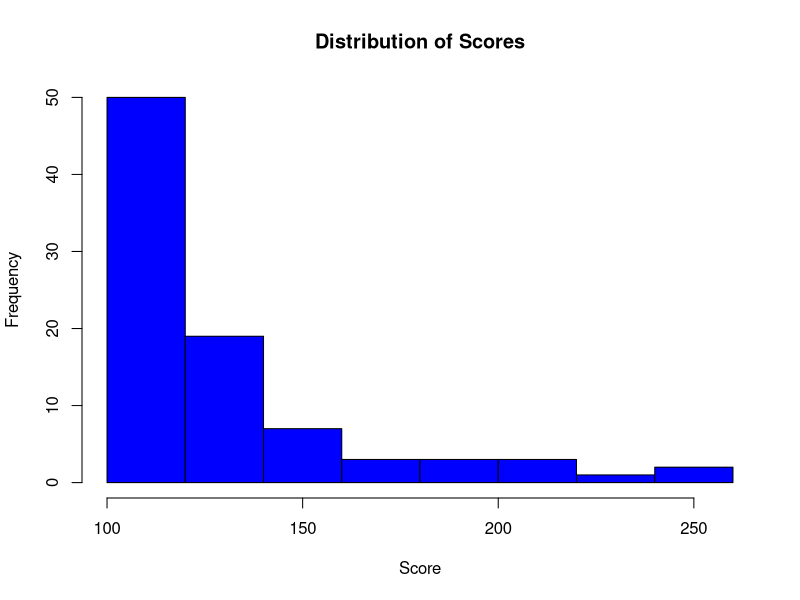
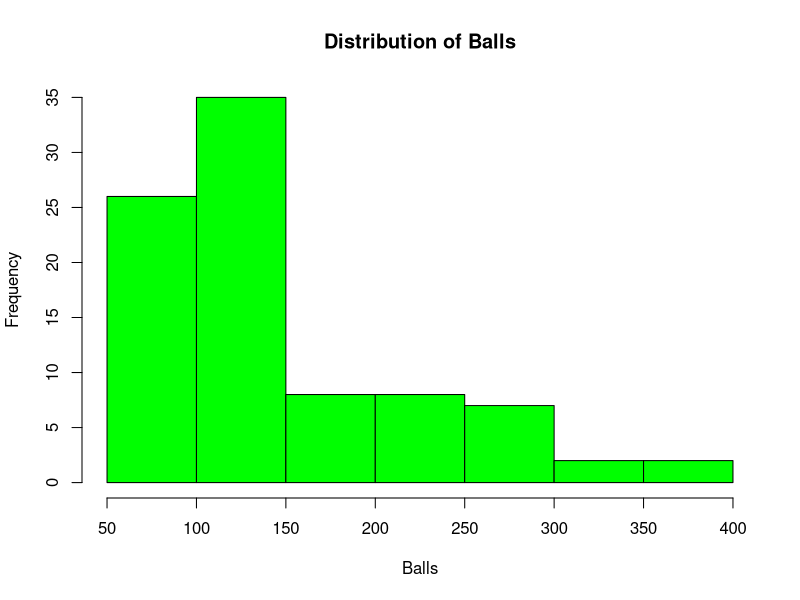
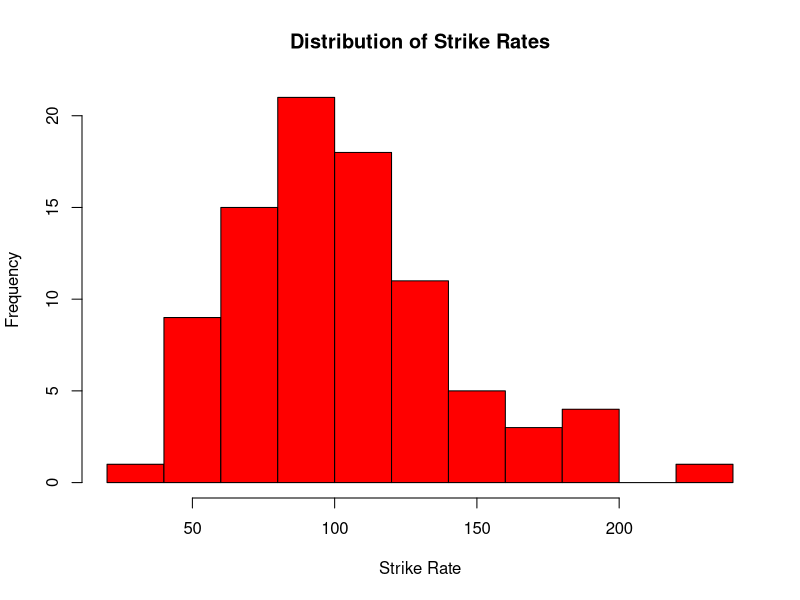
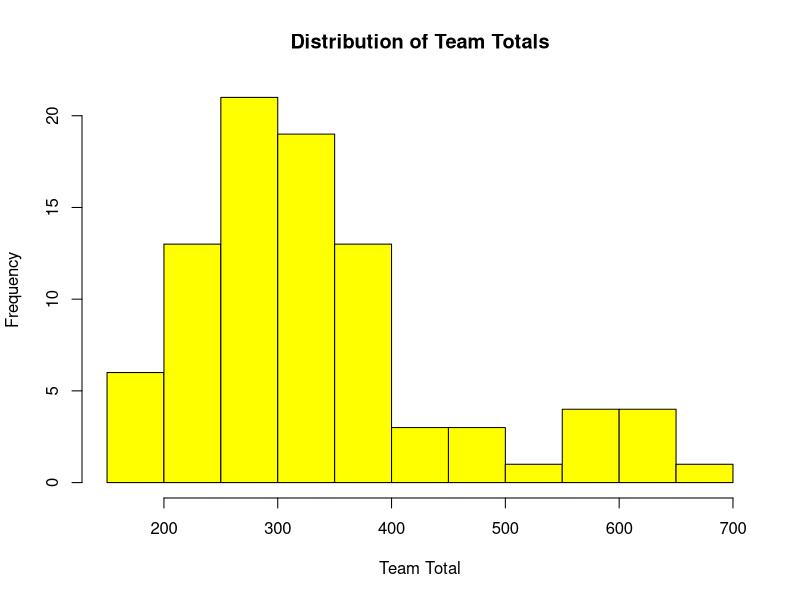
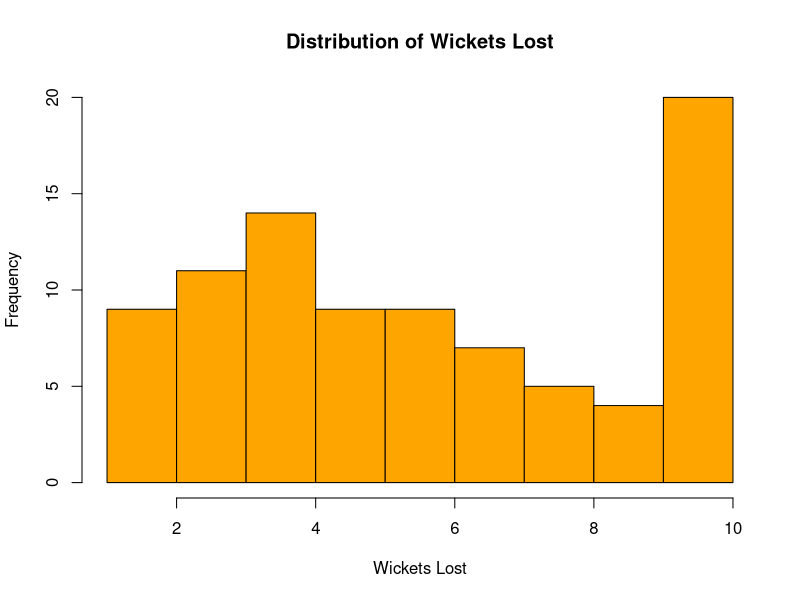
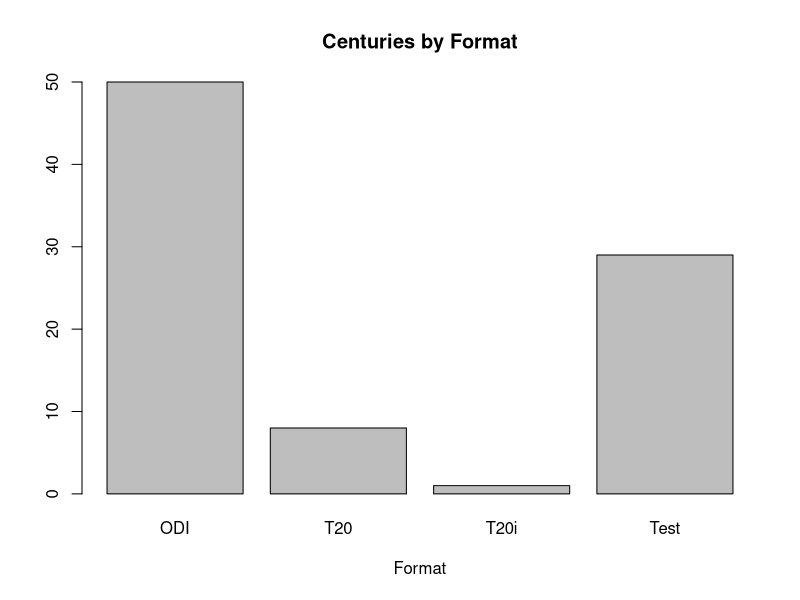
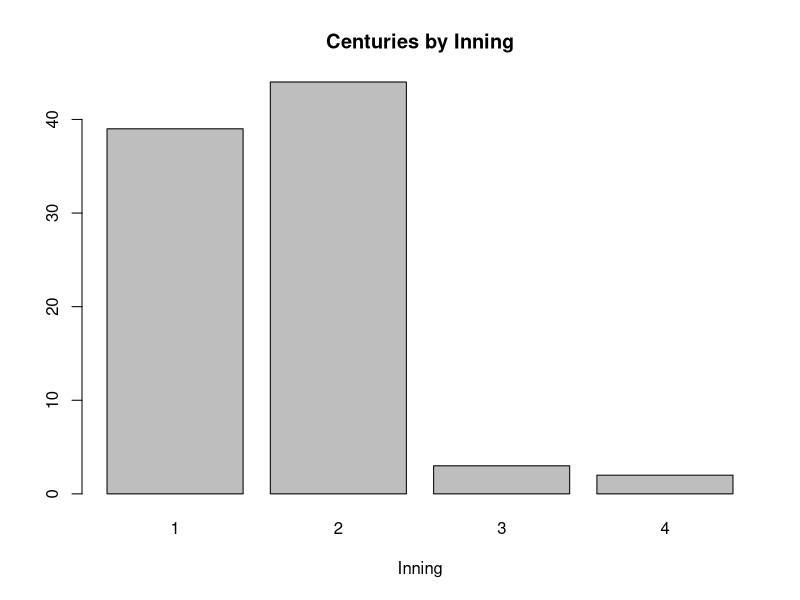
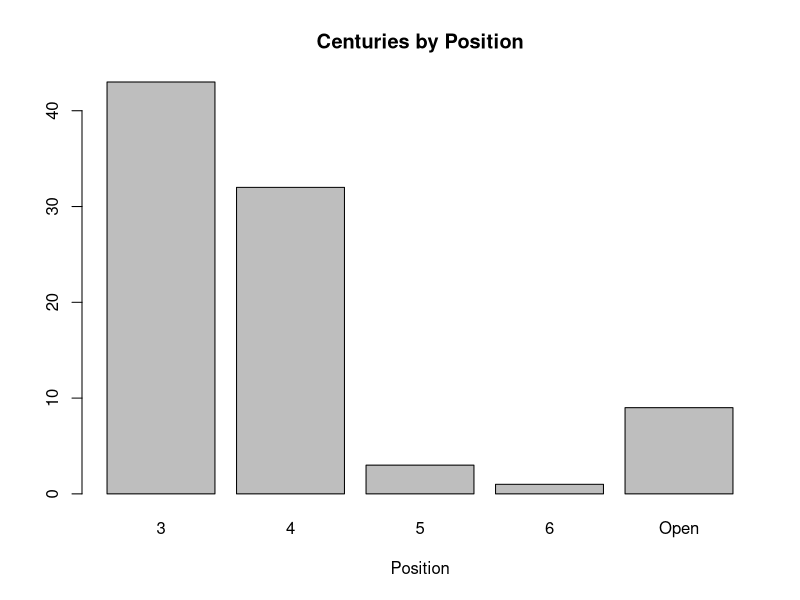

These charts were generated, in order, by the following R code:
library(tidyverse)
library(ggplot2)
library(corrplot)
library(nortest)
library(car)
library(dplyr)

# Read the data
data <- read.csv("IS 2105 - Proposal - Group18 - Dataset.csv")
View(data)

# 1. Univariate Analysis

# Summary statistics for qualiative variables
# Numerical Variables
# Score
hist(data$Score, main="Distribution of Scores", xlab="Score", col="blue")

# Balls
hist(data$Balls, main="Distribution of Balls", xlab="Balls", col="green")

# Strike Rate
hist(data$Strike.Rate, main="Distribution of Strike Rates", xlab="Strike Rate", col="red")

# Team Total
hist(data$Team.Total, main="Distribution of Team Totals", xlab="Team Total", col="yellow")

# Wickets Lost
hist(data$Wickets.lost, main="Distribution of Wickets Lost", xlab="Wickets Lost", col="orange")

# Summary statistics for quantitative variables
# Categorical Variables

# Format
table(data$Format)
barplot(table(data$Format), main="Centuries by Format", xlab="Format")

# Inning
table(data$Inning)
barplot(table(data$Inning), main="Centuries by Inning", xlab="Inning")

# Position
table(data$Position)
barplot(table(data$Position), main="Centuries by Position", xlab="Position")

# Against
table(data$Against)
barplot(table(data$Against), main="Centuries Against Teams", xlab="Teams")

# Venue
table(data$Venue)
barplot(table(data$Venue), main="Matches at Venues", xlab="Venues")

# Year
table(data$Year)
barplot(table(data$Year), main="Centuries by Year", xlab="Year")

# Not Out
table(data$Not.Out)
barplot(table(data$Not.Out), main="Centuries by Not Out", xlab="Not Out")

# MOTM
table(data$MOTM)
barplot(table(data$MOTM), main="Centuries by Man of the Match", xlab = "Man of the Match")

# Win
table(data$Win)
barplot(table(data$Win), main="Centuries by Win", xlab="Win")

# Captain
table(data$Captain)
barplot(table(data$Captain), main="Centuries by Captain", xlab="Captain")

# 2. Bivariate Analysis

# Colleration for Numerical Variables
cor(data$Score, data$Balls)
cor(data$Strike.Rate, data$Score)
cor(data$Team.Total, data$Score)
cor(data$Wickets.lost, data$Score)

# Scatter plot for two numerical variables
ggplot(data, aes(x = Balls, y = Score, color = Format)) +
  geom_point() +
  labs(title = "Score vs Balls by Format", x = "Balls", y = "Score")

ggplot(data, aes(x = Strike.Rate, y = Score, color = Format)) +
    geom_point() +
    labs(title = "Score vs Strike Rate by Format", x = "Strike Rate", y = "Score")

ggplot(data, aes(x = Team.Total, y = Score, color = Format)) +
    geom_point() +
    labs(title = "Score vs Team Total by Format", x = "Team Total", y = "Score")

ggplot(data, aes(x = Wickets.lost, y = Score, color = Format)) +
    geom_point() +
    labs(title = "Score vs Wickets Lost by Format", x = "Wickets Lost", y = "Score")

# Two-way table for two categorical variables
table(data$Format, data$Win)
table(data$Format, data$Not.Out)
table(data$Format, data$MOTM)
table(data$Format, data$Captain)

table(data$Position, data$Win)
table(data$Position, data$Not.Out)
table(data$Position, data$MOTM)
table(data$Position, data$Captain)

# Numerical vs Categorical
# Boxplot
boxplot(Score ~ Win,
        data = data,
        main = "Score by Win",
        xlab = "Win",
        ylab = "Score",
        col = c("lightblue", "lightgreen", "lightpink", "lightyellow"))

boxplot(Score ~ Not.Out,
        data=data,
        main="Score by Not Out",
        xlab="Not Out",
        ylab="Score",
        col = c("lightblue", "lightgreen"))
boxplot(Score ~ MOTM,
        data=data,
        main = "Score by Man of the Match",
        xlab = "MOTM",
        ylab = "Score",
        col = c("lightpink", "lightyellow"))

boxplot(Score ~ Captain,
        data=data,
        main = "Score by Captain",
        xlab = "Captain",
        ylab = "Score",
        col = c("lightblue", "lightgreen", "lightpink", "lightyellow"))

# Density Plot
ggplot(data, aes(x = Score, fill = Win)) +
  geom_density(alpha = 0.5) +
  labs(title = "Density Plot of Score by Win", x = "Score", y = "Density")

ggplot(data, aes(x = Score, fill = Not.Out)) +
    geom_density(alpha = 0.5) +
    labs(title = "Density Plot of Score by Not Out", x = "Score", y = "Density")

ggplot(data, aes(x = Score, fill = MOTM)) +
    geom_density(alpha = 0.5) +
    labs(title = "Density Plot of Score by MOTM", x = "Score", y = "Density")

ggplot(data, aes(x = Score, fill = Captain)) +
    geom_density(alpha = 0.5) +
    labs(title = "Density Plot of Score by Captain", x = "Score", y = "Density")

# Bar Plot
ggplot(data, aes(x = Win, fill = Format)) +
  geom_bar(position = "fill") +
  labs(title = "Proportion of Wins by Format", x = "Win", y = "Proportion")

ggplot(data, aes(x = Not.Out, fill = Format)) +
    geom_bar(position = "fill") +
    labs(title = "Proportion of Not Outs by Format", x = "Not Out", y = "Proportion")

ggplot(data, aes(x = MOTM, fill = Format)) +
    geom_bar(position = "fill") +
    labs(title = "Proportion of MOTH by Format", x = "MOTM", y = "Proportion")

ggplot(data, aes(x = Captain, fill = Format)) +
    geom_bar(position = "fill") +
    labs(title = "Proportion of Captains by Format", x = "Captain", y = "Proportion")

# Time Series Analysis
# Line Plot
yearly_avg <- aggregate(Score ~ Year, data = data, FUN = mean)
ggplot(yearly_avg, aes(x = Year, y = Score)) +
  geom_line() +
  geom_point() +
  labs(title = "Average Score Trend Over Years", x = "Year", y = "Average Score")

# Line Plot
# Team Total with year
total_avg <- aggregate(Team.Total ~ Year, data = data, FUN = mean)
ggplot(total_avg, aes(x = Year, y = Team.Total)) +
  geom_line() +
  geom_point() +
  labs(title = "Average Team Total Trend Over Years", x = "Year", y = "Average Team Total")

#Score with wCIKERT LOSS
wicket_avg <- aggregate(Score ~ Wickets.lost, data = data, FUN = mean)
ggplot(wicket_avg, aes(x = Wickets.lost, y = Score)) +
  geom_line() +
  geom_point() +
  labs(title = "Average Score Trend Over Wickets Lost", x = "Wickets Lost", y = "Average Score")

# Score with Balls
# balls_avg <- aggregate(Score ~ Balls, data = data, FUN = mean)
# ggplot(balls_avg, aes(x = Balls, y = Score)) +
#   geom_line() +
#   geom_point() +
#   labs(title = "Average Score Trend Over Balls", x = "Balls", y = "Average Score")

# Score with Strike Rate
# strike_avg <- aggregate(Score ~ Strike.Rate, data = data, FUN = mean)
# ggplot(strike_avg, aes(x = Strike.Rate, y = Score)) +
#   geom_line() +
#   geom_point() +
#   labs(title = "Average Score Trend Over Strike Rate", x = "Strike Rate", y = "Average Score")


# Hypothesis Testing
# T-test
t.test(data$Score[data$Format == "ODI"], data$Score[data$Format == "Test"])
t.test(data$Score[data$Win == "Yes"], data$Score[data$Win == "No"])
t.test(data$Score[data$Not.Out == "Yes"], data$Score[data$Not.Out == "No"])
t.test(data$Score[data$MOTM == "Yes"], data$Score[data$MOTM == "No"])
t.test(data$Score[data$Captain == "Yes"], data$Score[data$Captain == "No"])

# ANOVA
anova(lm(Score ~ Format, data = data))
anova(lm(Score ~ Win, data = data))
anova(lm(Score ~ Not.Out, data = data))
anova(lm(Score ~ MOTM, data = data))
anova(lm(Score ~ Captain, data = data))

# 3. Regression Analysis
lm_model <- lm(Score ~ Balls + Strike.Rate, data = data)
summary(lm_model)

lm_model <- lm(Score ~ Team.Total + Wickets.lost, data = data)
summary(lm_model)

# Normality Test
# Shapiro-Wilk Test
shapiro.test(data$Score)
shapiro.test(data$Balls)
shapiro.test(data$Strike.Rate)

# Anderson-Darling Test
ad.test(data$Score)
ad.test(data$Balls)
ad.test(data$Strike.Rate)

# Chi-Square Test
chisq.test(table(data$MOTM, data$Win))

# Paired T-Test
t.test(data$Score, data$Team.Total / 2, paired = TRUE)


# Outlier Detection
# Boxplot
boxplot(data$Score, main="Boxplot of Score", col="blue")
boxplot(data$Balls, main="Boxplot of Balls", col="green")
boxplot(data$Strike.Rate, main="Boxplot of Strike Rate", col="red")
boxplot(data$Team.Total, main="Boxplot of Team Total", col="yellow")
boxplot(data$Wickets.lost, main="Boxplot of Wickets Lost", col="orange")

# Scatter Plot
plot(data$Score, data$Balls, main="Score vs Balls", xlab="Score", ylab="Balls")
plot(data$Score, data$Strike.Rate, main="Score vs Strike Rate", xlab="Score", ylab="Strike Rate")
plot(data$Score, data$Team.Total, main="Score vs Team Total", xlab="Score", ylab="Team Total")
plot(data$Score, data$Wickets.lost, main="Score vs Wickets Lost", xlab="Score", ylab="Wickets Lost")

# Save the data
# write.csv(data, "IS 2105 - Proposal - Group18 - Dataset.csv", row.names = FALSE)
